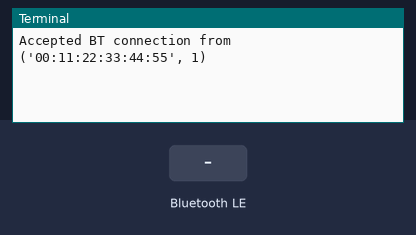
A program run on a simulated Raspberry Pi (BCM pin numbers). Parts: the last lines printed to the terminal. The inputs (shaded band) are chosen by the test bench. Files the program writes start out absent; a phone connects over Bluetooth after 1 s; threads take turns every 2 ms; the clock reads 2024-03-15 10:24:30 at power-on unless the program sets it.

Above: at 2.2 s.
2.3 s: "Security" written over Bluetooth
At 3.5 s:
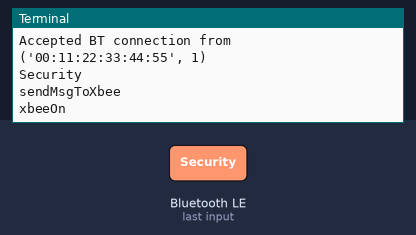
3.8 s: "Disaster" written over Bluetooth
At 4.2 s:
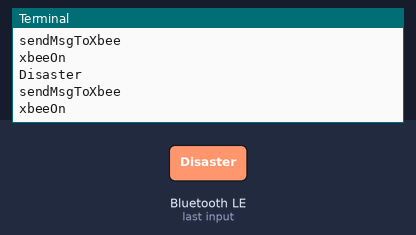

The program:

BT_server.py
```python
import bluetooth
import RPi.GPIO as GPIO
import threading
import serial
import logging
import time


logging.basicConfig(filename='/home/pi/logs/thidear.log',level=logging.DEBUG)
server_sock=bluetooth.BluetoothSocket( bluetooth.RFCOMM )
port = 1
server_sock.bind(("",port))
server_sock.listen(1)
xbeeSocket = '/dev/ttyUSB0'
# xbeeSocket = '/dev/ttyAMA0'
#ser = serial.Serial(, baudrate=9600)#


def xbeeOn(ser):
    print "xbeeOn"
    logging.debug('xbeeOn')
    ser.write("\x7E")
    ser.write("\x00")
    ser.write("\x10")
    ser.write("\x17")
    ser.write("\x01")
    ser.write("\x00")
    ser.write("\x13")
    ser.write("\xA2")
    ser.write("\x00")
    ser.write("\x40")
    ser.write("\xC1")
    ser.write("\x5B")
    ser.write("\x19")
    ser.write("\xFF")
    ser.write("\xFE")
    ser.write("\x02")
    ser.write("\x44")
    ser.write("\x31")
    ser.write("\x05")
    ser.write("\x44")


def xbeeOFF(ser):
    print "xbeeOFF"
    logging.debug('xbeeOFF')
    ser.write("\x7E")
    ser.write("\x00")
    ser.write("\x10")
    ser.write("\x17")
    ser.write("\x02")
    ser.write("\x00")
    ser.write("\x13")
    ser.write("\xA2")
    ser.write("\x00")
    ser.write("\x40")
    ser.write("\xC1")
    ser.write("\x5B")
    ser.write("\x19")
    ser.write("\xFF")
    ser.write("\xFE")
    ser.write("\x02")
    ser.write("\x44")
    ser.write("\x31")
    ser.write("\x04")
    ser.write("\x44")

def sendMsgToXbee(blinkNumber):
    ser = serial.Serial(xbeeSocket, baudrate=9600)
    print "sendMsgToXbee"
    counter = 1
    while (counter <= blinkNumber):
        xbeeOn(ser)
        time.sleep(2)
        xbeeOFF(ser)
        time.sleep(2)
        counter += 1
    #ser.close()

logging.debug('This message should go to the log file')
logging.info('So should this')
logging.warning('And this, too')

client_sock,address = server_sock.accept()
print "Accepted BT connection from ",address
x = 1
while (x == 1):
	try:
		data = client_sock.recv(1024)
		print(data)
		if data:
			blinkNumber = 2
			if data == 'Security':
				blinkNumber = 3
			elif data == 'Disaster':
				blinkNumber = 5
			elif data == 'injury':
				blinkNumber = 4

			thread = threading.Thread(target = sendMsgToXbee, args = (blinkNumber,))
			thread.start()
	except:
		print "BT connection closed for ",address
		client_sock.close()
		client_sock,address = server_sock.accept()
		print "Restarted BT connection from ",address


server_sock.close()
```

Measured:
- after the input at 2.3 s, the terminal: prints a new line at once (image 1)
- after the input at 3.8 s, the terminal: prints a new line at once (image 2)
